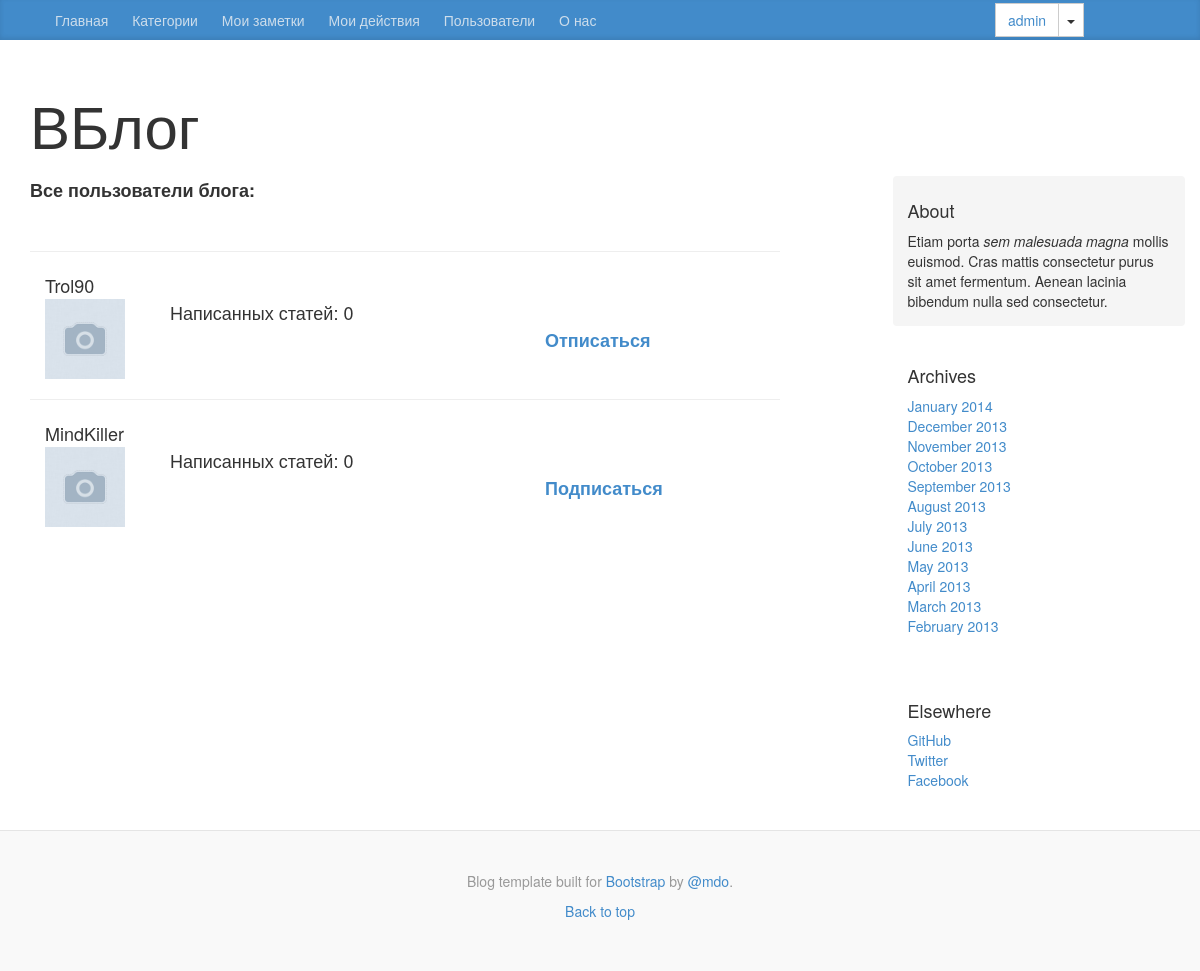
The app's page /blog/profiles_list/ (signed in) with its own data.
### blog/models.py (models this page shows)
class UserProfile(models.Model):
    username = models.OneToOneField(User)
    GENDER_CHOICES = (
        ('M', 'Male'),
        ('F', 'Female'),
    )
    feed = models.ManyToManyField(Page,related_name='feed',default=0)
    authors = models.ManyToManyField(User,related_name='author',default=0)
    subscribers = models.ManyToManyField(User,related_name='subscriber',default=0)
    pages = models.ManyToManyField(Page,related_name='pages',default=0)
    gender = models.CharField(max_length=1, choices=GENDER_CHOICES, null=True)
    picture = models.ImageField(upload_to='profile_images',
                                blank=True,default = 'avatar.jpg',)
    @property
    def total_pages(self):
        return self.pages.count()

### blog/views.py (the view)
# urls.py: url(r'^profiles_list/(?P<id>[0-9]+)/$', views.show_page, name='show_page'),
@login_required
def profiles_list(request):
    users  = UserProfile.objects.all()
    most_popular = []
    subscribes = []
    for user in users:
        print(user.username)
        if user.total_pages > 0:
            pages = Page.objects.filter(author = user.username).order_by("-likes")[:1]
            for page in pages:
                most_popular.append(page)
        else:
            most_popular.append(0)
        if user.subscribers.filter(id=request.user.id).exists():
            subscribes.append(1)
        else:
            subscribes.append(0)
    users = zip(users,most_popular,subscribes)
    me = request.user
    context_dict = {'users':users,'me':me,}
    return render(request,'blog/profiles_list.html',context_dict)

### template/blog/profiles_list.html (shortened to what this page needs)
{% extends 'blog/base.html' %}
{% block body_block %}
    <strong>Все пользователи  блога:</strong><br><br>
    {% if users%}
	    {% for user,page,subscribe in users %}
	    	{% if user.username != me  %}
	    		<div>
	    			<div class="container"></div>
	    			<hr>
		    			<div class="col-sm-2">
		    					{{ user.username }}<br>
		    				    <a href="{% url 'person_profile' user.id %}" alt="{{user.id}}"><img src="{{MEDIA_URL}}{{user.picture}}"  width="80" height="80"
	                          alt="{{user.picture}}" title="avatar"/></a>
		    			</div>
		    			<div class="col-sm-6">
		    				<br>
		    				Написанных статей: {{ user.total_pages }} <br>
		    			</div>
		    			<div class="col-sm-4">
		    					<br><br>
		    				    {% if subscribe == 1 %}
									<a href="{% url 'subscribe' user.id %}" alt="{{user.id}}"><strong>Отписаться
									</strong></a>
								{% else %}
									<a href="{% url 'subscribe' user.id %}" alt="{{user.id}}"><strong>Подписаться
									</strong></a>
								{% endif %}
		    			</div>
	    		</div>
	    	{% endif %}
	    {% endfor %} <br><br>
    {% endif %}
{% endblock %}

### template/blog/base.html (shortened to what this page needs)
<!DOCTYPE html>
{% load staticfiles %}
<html lang="en"><head><meta http-equiv="Content-Type" content="text/html; charset=UTF-8">
<link href="{% static 'css/blog.css'%}" rel="stylesheet">
<link href="{% static 'css/bootstrap.min.css' %}" rel="stylesheet">
<link href="{% static 'css/font-awesome.css'%}" rel="stylesheet">
<style id="holderjs-style" type="text/css"></style></head>
<body>
<div class="blog-masthead">
  <div class="container">
    <nav class="blog-nav col-sm-10">
      <a class="blog-nav-item" href="{% url 'blog' %}">Главная</a>
        {% if user.is_authenticated %}
            <a class="blog-nav-item" href="{% url 'categories_list' %}">Категории</a>
        {% endif %}
        {% if user.is_authenticated %}
                 <a class="blog-nav-item" href="{% url 'list_notes' %}">Мои заметки</a>
                 <a class="blog-nav-item" href="{% url 'action_list' %}">Мои действия</a>
                 <a class="blog-nav-item" href="{% url 'profiles_list' %}">Пользователи</a>
        {% endif %}
      <a class="blog-nav-item" href="{%  url 'about' %}">О нас</a>
    </nav>
    <nav id = "test" class="blog-nav col-sm-2 btn-group  ">
        {% if user.is_authenticated %}
          <div class="btn-group">
              <button type="button" class="btn btn-default"><a id = "profile" href="{% url 'profile' user.id %}">{{ user.username }}</a></button>
              <button type="button" data-toggle="dropdown" class="btn btn-default dropdown-toggle"><span class="caret"></span></button>
          </div>
        {% else %}
            <a class="blog-nav-item" href="{% url 'registration_register' %}">Зарегистрироваться</a>
            <a class="blog-nav-item" href="{% url 'auth_login' %}">Войти</a>
        {% endif %}
    </nav>
  </div>
</div>
<div class="container">
  <div class="blog-header">
    <h1 class="blog-title">ВБлог</h1>
  </div>
  <div class="row">
    <div class="col-sm-8 blog-main">
        {% block body_block %}
        {% endblock %}
    </div>
    <div class="col-sm-3 col-sm-offset-1 blog-sidebar">
      <div class="sidebar-module sidebar-module-inset">
        <h4>About</h4>
        <p>Etiam porta <em>sem malesuada magna</em> mollis euismod. Cras mattis consectetur purus sit amet fermentum. Aenean lacinia bibendum nulla sed consectetur.</p>
      </div>
      <div class="sidebar-module">
        <h4>Archives</h4>
        <ol class="list-unstyled">
          <li><a href="#">January 2014</a></li>
          <li><a href="#">December 2013</a></li>
          <li><a href="#">November 2013</a></li>
          <li><a href="#">October 2013</a></li>
          <li><a href="#">September 2013</a></li>
          <li><a href="#">August 2013</a></li>
          <li><a href="#">July 2013</a></li>
          <li><a href="#">June 2013</a></li>
          <li><a href="#">May 2013</a></li>
          <li><a href="#">April 2013</a></li>
          <li><a href="#">March 2013</a></li>
          <li><a href="#">February 2013</a></li>
        </ol>
      </div>
      <div class="sidebar-module">
        <h4>Elsewhere</h4>
        <ol class="list-unstyled">
          <li><a href="#">GitHub</a></li>
          <li><a href="#">Twitter</a></li>
          <li><a href="#">Facebook</a></li>
        </ol>
      </div>
    </div>
  </div>
</div>
<div class="blog-footer">
  <p>Blog template built for <a href="#">Bootstrap</a> by <a href="#">@mdo</a>.</p>
  <p>
    <a href="#">Back to top</a>
  </p>
</div>
</body>
</html>

### static/css/blog.css (style rules this page uses)
body { font-family: Georgia, "Times New Roman", Times, serif; color: #555; }
h1, .h1, h2, .h2, h3, .h3, h4, .h4, h5, .h5, h6, .h6 { margin-top: 0; font-family: "Helvetica Neue", Helvetica, Arial, sans-serif; font-weight: normal; color: #333; }
@media (min-width: 1200px) { .container { width: 970px; } }
.blog-masthead { background-color: #428bca; box-shadow: inset 0 -2px 5px rgba(0,0,0,.1); }
.blog-nav-item { position: relative; display: inline-block; padding: 10px; font-weight: 500; color: #cdddeb; }
.blog-header { padding-top: 20px; padding-bottom: 20px; }
.blog-title { margin-top: 30px; margin-bottom: 0; font-size: 60px; font-weight: normal; }
.blog-main { font-size: 18px; line-height: 1.5; }
.sidebar-module { padding: 15px; margin: 0 -15px 15px; }
.sidebar-module-inset { padding: 15px; background-color: #f5f5f5; border-radius: 4px; }
.sidebar-module-inset p:last-child, .sidebar-module-inset ul:last-child, .sidebar-module-inset ol:last-child { margin-bottom: 0; }
.blog-footer { padding: 40px 0; color: #999; text-align: center; background-color: #f9f9f9; border-top: 1px solid #e5e5e5; }
#test { margin-top: 3px; }
#profile { color: #428bca; }

### records on screen
UserProfile: username "Trol90", picture (placeholder picture), total_pages "0"
UserProfile: username "MindKiller", picture (placeholder picture), total_pages "0"

### other values on screen
{{ user.username }} "admin"
